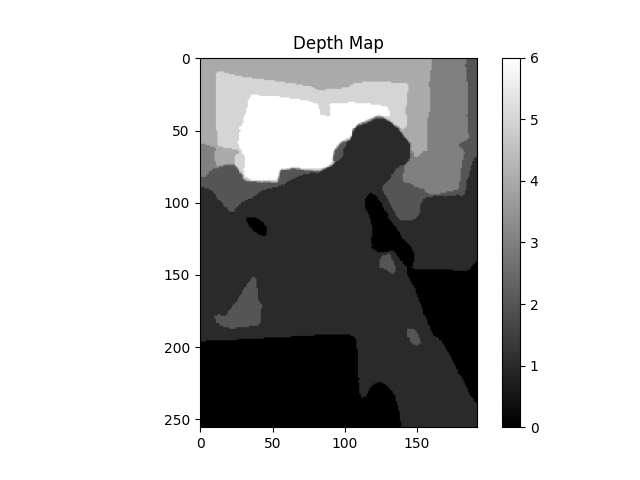
#> input picture VolumeEstimation/Coolstuff2.png, 640 x 480 px, given in place of images.png, which was not available
$ python measurement.py   (older library calls are emulated)
#> lines starting #> are read from the running program, lines starting #| are printed output that depends on the picture; after the words box and inside, x2 and y2 are one past the last pixel; in counts of white or black regions, pixels touching at a corner belong together; pictures that were not available may be replaced by others from this repository, and a replacement may not be noted
from scipy.spatial import distance as dist
from imutils import perspective
from imutils import contours
import numpy as np
import argparse
import imutils
import cv2
def midpoint(ptA, ptB):
	return ((ptA[0] + ptB[0]) * 0.5, (ptA[1] + ptB[1]) * 0.5)
image = cv2.imread('images.png')
#> image is the input picture: shape (480, 640, 3); min 0, max 255, mean 190.6
gray = cv2.cvtColor(image, cv2.COLOR_BGR2GRAY)
gray = cv2.GaussianBlur(gray, (7, 7), 0)
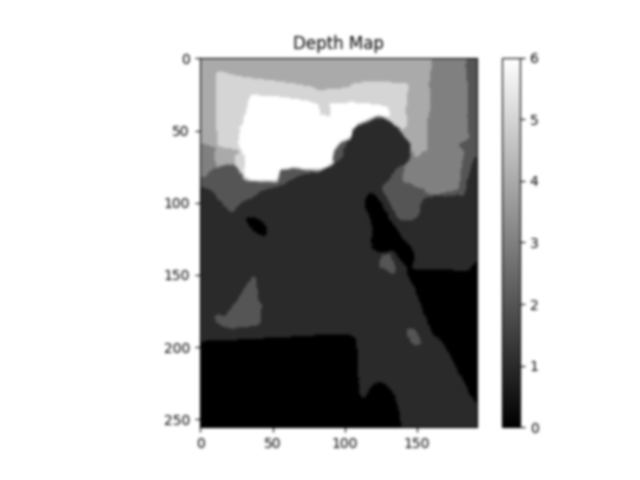
#> gray: shape (480, 640); min 0, max 255, mean 190.6
# perform edge detection, then perform a dilation + erosion to
# close gaps in between object edges
edged = cv2.Canny(gray, 50, 100)
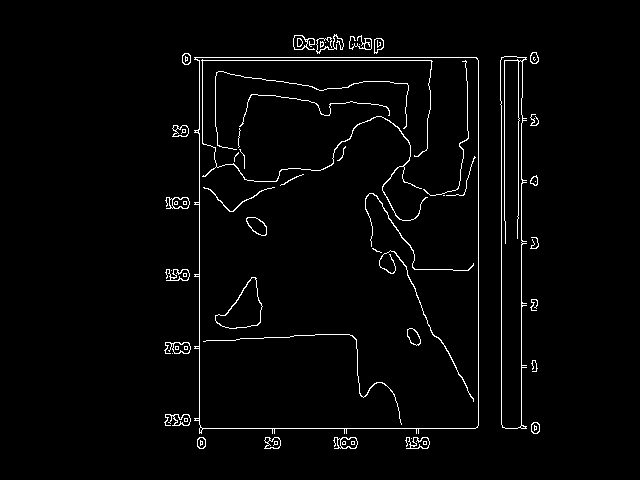
#> edged: shape (480, 640); 2.4% white in thin lines or dots, all inside (x1, y1, x2, y2) = (164, 34, 540, 449)
edged = cv2.dilate(edged, None, iterations=1)
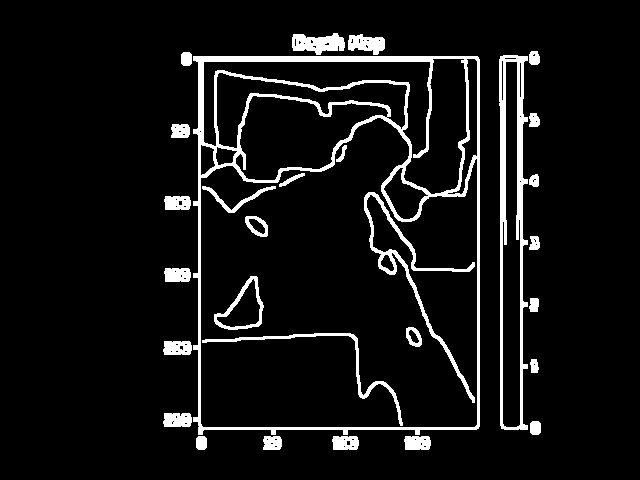
#> edged: shape (480, 640); 7.4% white; 29 white regions, largest, box (x1, y1, x2, y2) and area: (193, 56, 480, 435) 9957, (499, 55, 528, 430) 3690, (364, 192, 475, 403) 1720
edged = cv2.erode(edged, None, iterations=1)
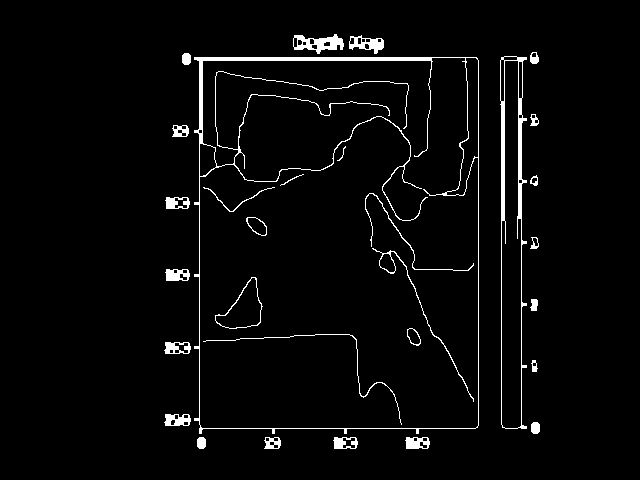
#> edged: shape (480, 640); 3.3% white; 30 white regions
# find contours in the edge map
cnts = cv2.findContours(edged.copy(), cv2.RETR_EXTERNAL,
	cv2.CHAIN_APPROX_SIMPLE)
#> cnts = 21 contours; largest, box (x1, y1, x2, y2) and area: (194, 57, 479, 434) 103615, (500, 56, 527, 429) 7600, (293, 34, 344, 54) 565, (349, 35, 384, 54) 364, (164, 342, 191, 354) 256
cnts = imutils.grab_contours(cnts)
# sort the contours from left-to-right and initialize the
# 'pixels per metric' calibration variable
(cnts, _) = contours.sort_contours(cnts)
pixelsPerMetric = None
for c in cnts:
	# if the contour is not sufficiently large, ignore it
	if cv2.contourArea(c) < 100:
		continue
	# compute the rotated bounding box of the contour
	orig = image.copy()
	box = cv2.minAreaRect(c)
	box = cv2.cv.BoxPoints(box) if imutils.is_cv2() else cv2.boxPoints(box)
	box = np.array(box, dtype="int")
	# order the points in the contour such that they appear
	# in top-left, top-right, bottom-right, and bottom-left
	# order, then draw the outline of the rotated bounding
	# box
	box = perspective.order_points(box)
	cv2.drawContours(orig, [box.astype("int")], -1, (0, 255, 0), 2)
	# loop over the original points and draw them
	for (x, y) in box:
		cv2.circle(orig, (int(x), int(y)), 5, (0, 0, 255), -1)
	(tl, tr, br, bl) = box
	(tltrX, tltrY) = midpoint(tl, tr)
	(blbrX, blbrY) = midpoint(bl, br)
	# compute the midpoint between the top-left and top-right points,
	# followed by the midpoint between the top-righ and bottom-right
	(tlblX, tlblY) = midpoint(tl, bl)
	(trbrX, trbrY) = midpoint(tr, br)
	# draw the midpoints on the image
	cv2.circle(orig, (int(tltrX), int(tltrY)), 5, (255, 0, 0), -1)
	cv2.circle(orig, (int(blbrX), int(blbrY)), 5, (255, 0, 0), -1)
	cv2.circle(orig, (int(tlblX), int(tlblY)), 5, (255, 0, 0), -1)
	cv2.circle(orig, (int(trbrX), int(trbrY)), 5, (255, 0, 0), -1)
	# draw lines between the midpoints
	cv2.line(orig, (int(tltrX), int(tltrY)), (int(blbrX), int(blbrY)),
		(255, 0, 255), 2)
	cv2.line(orig, (int(tlblX), int(tlblY)), (int(trbrX), int(trbrY)),
		(255, 0, 255), 2)
	dA = dist.euclidean((tltrX, tltrY), (blbrX, blbrY))
	dB = dist.euclidean((tlblX, tlblY), (trbrX, trbrY))
	# if the pixels per metric has not been initialized, then
	# compute it as the ratio of pixels to supplied metric
	# (in this case, inches)
	if pixelsPerMetric is None:
#> (the run stopped early here; a loop or call above may not have finished)
